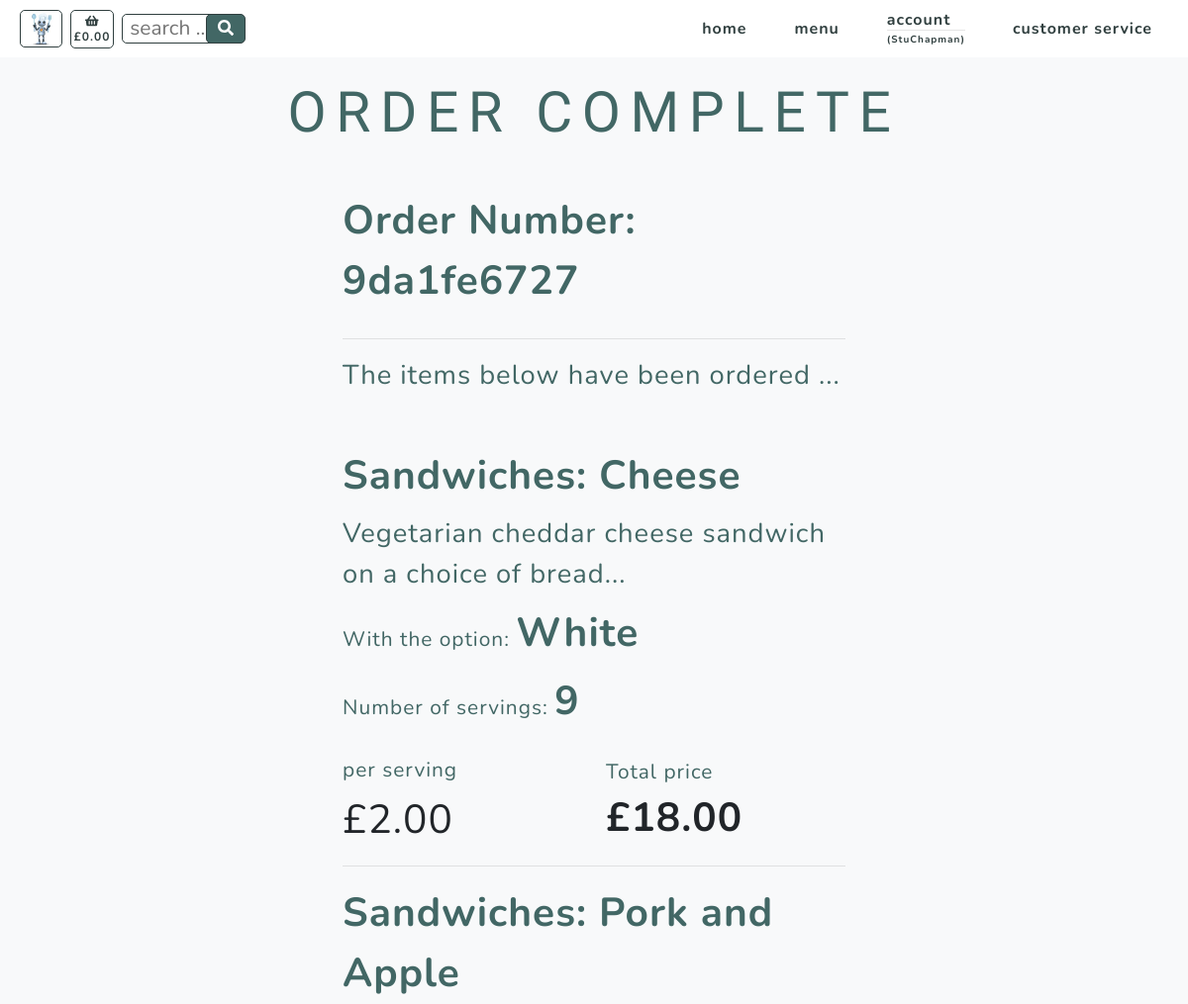
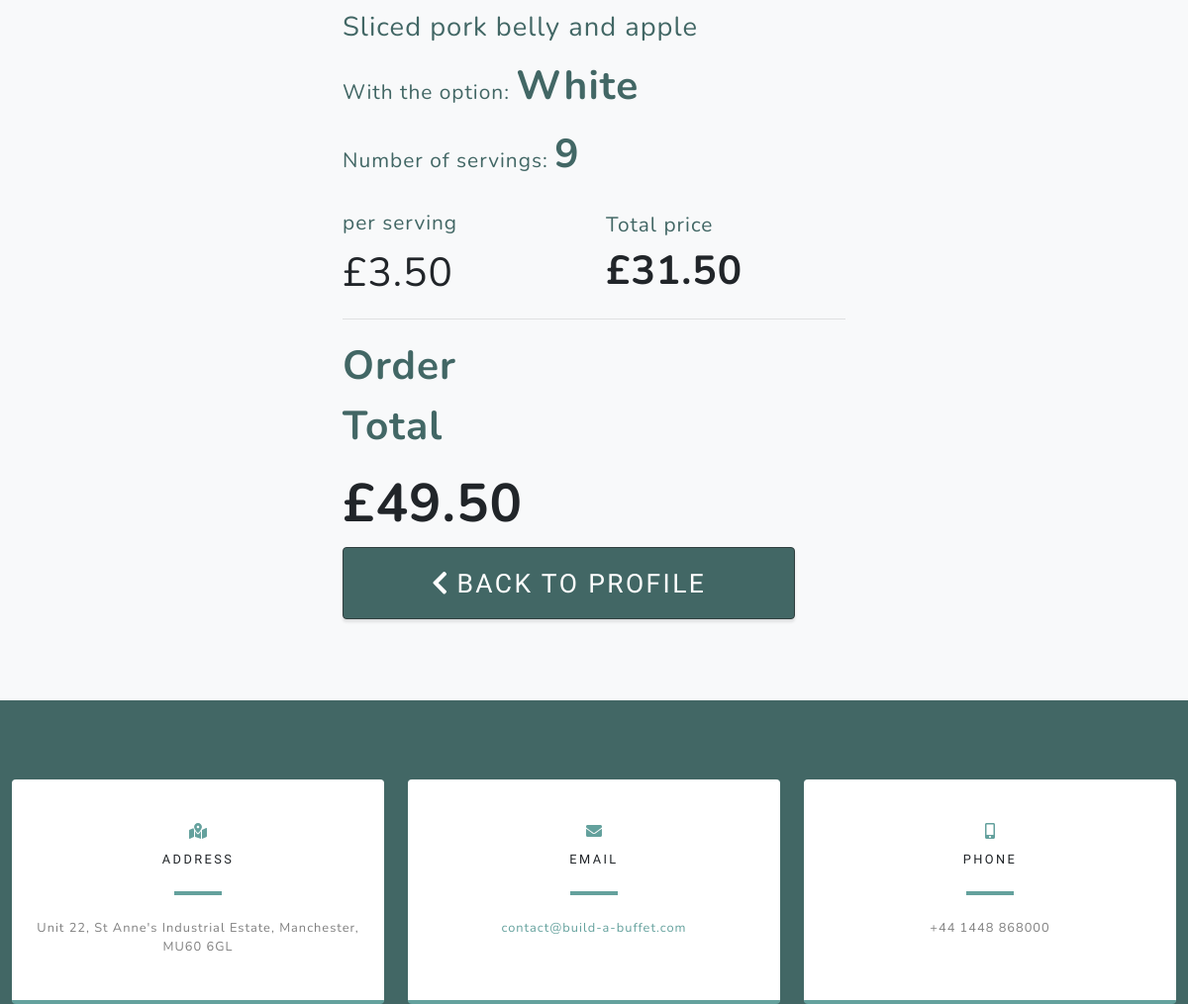
Page /checkout/order_success/9da1fe6727 (signed in) on the committed database (2 pictures, top to bottom).
### checkout/models.py (models this page shows, shortened)
class Order(models.Model):
    customer_name = models.CharField(max_length=50, null=False, blank=False)
    order_number = models.CharField(max_length=32, null=False, editable=False)
    cookie = models.CharField(max_length=32, null=False, editable=False)
    full_name = models.CharField(max_length=50, null=False, blank=False)
    email = models.EmailField(max_length=254, null=False, blank=False)
    phone_number = models.CharField(max_length=20, null=False, blank=False)
    country = CountryField(blank_label='Country *', null=False, blank=False)
    postcode = models.CharField(max_length=20, null=True, blank=True)
    town_or_city = models.CharField(max_length=40, null=False, blank=False)
    street_address1 = models.CharField(max_length=80, null=False, blank=False)
    street_address2 = models.CharField(max_length=80, null=True, blank=True)
    county = models.CharField(max_length=80, null=True, blank=True)
    date = models.DateTimeField(auto_now_add=True)
    delivery_cost = models.DecimalField(max_digits=6, decimal_places=2, null=False, default=0)
    order_total = models.DecimalField(max_digits=10, decimal_places=2, null=False, default=0)
    grand_total = models.DecimalField(max_digits=10, decimal_places=2, null=False, default=0)
    stripe_pid = models.CharField(max_length=254, null=False, blank=False, default='')
    user_profile = models.ForeignKey(UserProfile, on_delete=models.SET_NULL,
                                     null=True, blank=True,
                                     related_name='orders')

class Order_items(models.Model):
    class Meta:
        verbose_name_plural = 'Order_items'
    order_number = models.CharField(max_length=32, null=False, editable=False)
    cookie = models.CharField(max_length=32, null=False, editable=False)
    item_number = models.DecimalField(max_digits=8, decimal_places=0)
    category = models.CharField(max_length=254)
    name = models.CharField(max_length=254)
    servings = models.DecimalField(max_digits=3, decimal_places=0)
    option = models.CharField(max_length=254)
    total_price = models.DecimalField(max_digits=6, decimal_places=2, null=True, blank=True)

### products/models.py (models this page shows, shortened)
class Product(models.Model):
    category = models.ForeignKey('Category', null=True,
                                 on_delete=models.SET_NULL)
    id_no = models.CharField(max_length=254, null=True)
    name = models.CharField(max_length=254)
    description = models.CharField(max_length=254)
    price = models.DecimalField(max_digits=6, decimal_places=2)
    range = models.CharField(max_length=254, null=True)

class Options(models.Model):
    class Meta:
        verbose_name_plural = 'Options'
    category = models.ForeignKey('Category', null=True, blank=True,
                                 on_delete=models.SET_NULL)
    id_no = models.CharField(max_length=254, null=True)
    option1 = models.CharField(max_length=24)
    option2 = models.CharField(max_length=24)
    option3 = models.CharField(max_length=24)

### checkout/views.py (the view)
# urls.py: path('order_success/<order_number>', views.order_success, name='order_success'),
def order_success(request, order_number):
    order = get_object_or_404(Order, order_number=order_number)
    orders = Order.objects.filter(order_number=order_number)
    order_items = Order_items.objects.filter(order_number=order_number)
    products = Product.objects.all()
    options = Options.objects.all()
    """ Check current user is purchaser """
    current_user = str(request.user)
    purchaser = str(order.customer_name)
    if current_user != purchaser:
        return render(request, 'allauth/account/login.html')
    else:
        context = {
            'order': order,
            'orders': orders,
            'order_items': order_items,
            'products': products,
            'options': options,
        }
        return render(request, 'checkout/order_success.html', context)

### basket/contexts.py (called while the page is built)
def basket_context(request):
    cookie_key = settings.COOKIE_KEY
    try:
        cookie = request.COOKIES[cookie_key]
        basket_total = Basket.objects.filter(cookie=cookie).aggregate(Sum('total_price'))
        if basket_total['total_price__sum'] is None:
            basket_total = ""
    except KeyError:
        basket_total = ""
        cookie = 99999999
    context = {
            'cookie': cookie,
            'cookie_key': cookie_key,
            'basket_total': basket_total,
        }
    return context

### checkout/templates/checkout/order_success.html (shortened to what this page needs)
{% extends "base.html" %}
{% load static %}
{% block content %}
    <section class="products-section bg-light" id="products">
        <div class="container">
            <div class="row justify-content-center no-gutters">
                <div class="col-xl-12">
                    <h1 class="product-text-one mx-auto text-uppercase text-center flex-margin-b text-blue">Order Complete</h1>
                </div>
                <div class="col-12 col-lg-6 order-lg-last">
                    <div class="text-center h-100 project">
                        <div class="d-flex h-100">
                            <div class="product-container w-100 mt-0 text-center text-xl-left">
                                <div class="product-text-two mx-auto flex-margin-b text-blue bold">
                                    Order Number: {{ order.order_number }}
                                </div>
                                <hr>
                                <div class="product-text-three mx-auto flex-margin-b text-blue">
                                    The items below have been ordered ...
                                </div>
                                <br>
                                {% for item in order_items %}
                                    <div class="product-text-two mx-auto mb-2 text-blue bold">
                                        {{ item.category.title }}: {{ item.name }}
                                    </div>
                                    {% for product in products %}
                                        {% if product.name == item.name %}
                                            <div class="product-text-three mx-auto mb-2 text-blue">
                                                {{ product.description }}
                                            </div>
                                        {% endif %}
                                    {% endfor %}
                                    <div class="text-blue text-xs mb-2">With the option:
                                        {% if item.option == "selected-one" %}
                                            {% for option in options %}
                                                <span class="text-blue product-text-two mb-2 bold">
                                                    {{ option.option1.title }}
                                                </span>
                                            {% endfor %}
                                        {% endif %}
                                    </div>
                                    <div class="text-blue text-xs mb-4">Number of servings:
                                        <span id="servings" class="text-blue product-text-two mb-2 bold">
                                            {{ item.servings }}
                                        </span>
                                    </div>
                                    <div class="row">
                                        <div class="col-6 my-auto">
                                            {% for product in products %}
                                                {% if product.name == item.name %}
                                                    <div class="text-blue text-xs">
                                                        per serving
                                                    </div>
                                                    <div class="product-text-two mt-1">
                                                        £{{ product.price }}
                                                    </div>
                                                {% endif %}
                                            {% endfor %}
                                        </div>
                                        <div class="col-6 my-auto">
                                            <div class="text-blue text-xs">
                                                Total price
                                            </div>
                                            <div class="product-text-two bold">
                                                £{{ item.total_price }}
                                            </div>
                                        </div>
                                    </div>
                                    <hr>
                                {% endfor %}
                                <div class="col-12 col-lg-4 my-auto pl-0">
                                    <div class="product-text-two mx-auto mb-2 text-blue bold">
                                        Order Total
                                    </div>
                                    {% for order in orders %}
                                        <div class="product-text-header bold">
                                            £{{ order.order_total|floatformat:"2" }}
                                        </div>
                                    {% endfor %}
                                </div>
                                <div>
                                    {% if request.user.is_authenticated %}
                                        <a class="checkout-button border-solid masthead-button btn btn-primary js-scroll-trigger"
                                            href="{% url 'profile' %}">
                                            <i class="fas fa-chevron-left" aria-hidden="true"></i> back to profile</a>
                                    {% endif %}
                                </div>
                            </div>
                        </div>
                    </div>
                </div>
            </div>
        </div>
    </section>
{% include 'includes/contact.html' %}
{% endblock %}

### templates/base.html (shortened to what this page needs)
{% load static %}
<!doctype html>
<html lang="en">
  <head>
    {% block corecss %}
        <link href="{% static 'css/styles.css' %}" rel="stylesheet" />
        <link href="{% static 'css/slider.css' %}" rel="stylesheet" />
    {% endblock %}
  </head>
  <body id="page-top" onload="createCookie()">
        <nav class="navbar navbar-expand-lg navbar-light fixed-top" id="mainNav">
            <div class="container">
                <div>
                    <ul class="navbar-nav ml-auto align-vertically">
                        <li class="nav-item"><a class="nav-link js-scroll-trigger bartholemew-menu" href=""><img src="{{ MEDIA_URL }}assets/img/bartholemew-sml.jpg" alt="bartholemew" height="36"></a></li>
                    </ul>
                </div>
                <div>
                    <ul class="navbar-nav ml-auto align-vertically">
                        {% if basket_total.total_price__sum != None %}
                            <li class="nav-item"><a class="nav-link js-scroll-trigger text-center text-xs-nav basket" href="{% url 'basket' %}"><i class="fa fa-shopping-basket" aria-hidden="true"></i><br><span class=" text-xs-nav">£{{ basket_total.total_price__sum|floatformat:"2" }}</span></a></li>
                        {% else %}
                            <li class="nav-item"><a class="nav-link js-scroll-trigger text-center text-xs-nav basket" href="{% url 'basket' %}"><i class="fa fa-shopping-basket" aria-hidden="true"></i><br><span class=" text-xs-nav">£0.00</span></a></li>
                        {% endif %}
                    </ul>
                </div>
                <div class="ml-2 mr-auto">
                    <form action="{% url 'search_products' %}" method="GET">
                        <input class="search-input text-blue text-xs" type="text" name="product_search" id="product_search" placeholder=" search ...">
                        <button class="search-button text-center" type="submit">
                                <i class="fas fa-search"></i>
                        </button>
                    </form>
                </div>
                <div class="collapse navbar-collapse" id="navbarResponsive">
                    <ul class="navbar-nav ml-auto">
                        <li class="nav-item my-auto"><a class="nav-link js-scroll-trigger" href="{% url 'home' %}">home</a></li>
                        <li class="nav-item dropdown my-auto">
                            <a class="nav-link js-scroll-trigger" href="#" id="all-menus-link" data-toggle="dropdown" aria-haspopup="true" aria-expanded="false">
                                menu
                            </a>
                        </li>
                        <li class="nav-item dropdown">
                            {% if request.user.is_authenticated %}
                                <a class="nav-link js-scroll-trigger" href="#" id="account-link" data-toggle="dropdown" aria-haspopup="true" aria-expanded="false">
                                    account
                                    <hr class="d-none d-lg-block user-br">
                                    <span class="user-text">
                                    ({{ request.user }})</span>
                                </a>
                            {% else %}
                                <a class="nav-link" href="{% url 'account_login' %}">login</a>
                            {% endif %}
                        </li>
                        <li class="nav-item my-auto"><a class="nav-link js-scroll-trigger" href="{% url 'service' %}">customer service</a></li>
                    </ul>
                </div>
            </div>
        </nav>
    {% block content %}
    {% endblock %}
  </body>
</html>

### rows in the picture
Order: order_number "9da1fe6727", order_total "49.50"
Order_items: category "Sandwiches", name "Cheese", servings "9", total_price "18.00"
Product: description "Vegetarian cheddar cheese sandwich on a choice of bread...", price "2.00"
Options: option1 "White"
Order_items: category "Sandwiches", name "Pork and Apple", servings "9", total_price "31.50"
Product: description "Sliced pork belly and apple", price "3.50"

### other values in the picture
{{ request.user }} "StuChapman"
